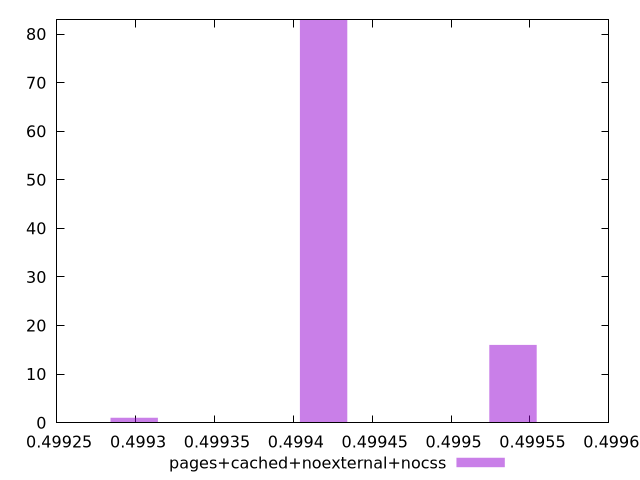

Write the gnuplot code that produced this figure.
$_pagesCachedNoexternalNocss <<EOF
0.499419192240193 83
0.49953923050295956 16
0.49929915397742647 1
EOF
set key outside below
set terminal pngcairo
set output "report_00005_2020-11-02T22-26-11.212Z/uses-rel-preload/pages+cached+noexternal+nocss//hist.png"
set yrange [0:83]
set boxwidth 0.0000300095656916352
set style fill transparent solid 0.5 noborder
plot $_pagesCachedNoexternalNocss title "pages+cached+noexternal+nocss" with boxes ,
